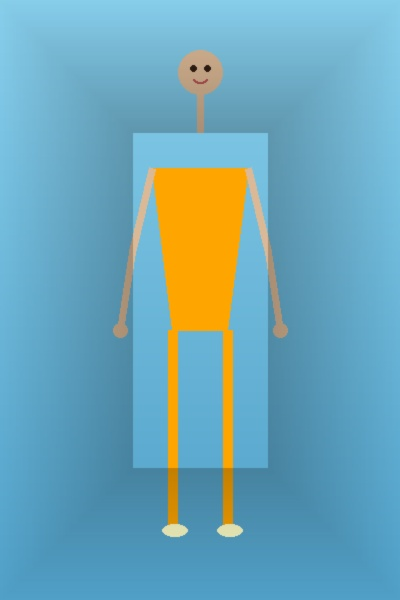
#> input picture backend/pose_templates/beach_standing_front_11.jpg, 400 x 600 px
$ python -i face_detector.py   (imports and definitions only)
#> lines starting #> are read from the running program, lines starting #| are printed output that depends on the picture
"""Lightweight OpenCV face detection with a permissive upload fallback."""
import cv2
import numpy as np
from typing import Dict, Any, Optional
import logging

logger = logging.getLogger(__name__)


class FaceDetector:
    def __init__(self):
        self._app = None
        self._initialized = False

    def initialize(self):
        if self._initialized:
            return
        try:
            cascade_path = cv2.data.haarcascades + "haarcascade_frontalface_default.xml"
            self._app = cv2.CascadeClassifier(cascade_path)
            if self._app.empty():
                raise RuntimeError("OpenCV face cascade is unavailable")
            logger.info("FaceDetector: OpenCV cascade ready")
        except Exception as e:
            logger.warning(f"FaceDetector: OpenCV cascade unavailable ({e}) — using permissive mode")
            self._app = None
        self._initialized = True

    def detect(self, image_path: str) -> Dict[str, Any]:
        """
        Detect face in uploaded image.
        Returns dict with 'detected' bool and optional metadata.
        Never raises — on any error returns detected=True so the upload
        isn't wrongly rejected (the swap pipeline will catch bad images).
        """
        if not self._initialized:
            self.initialize()

        try:
            img = cv2.imread(image_path)
#> img is the input picture: shape (600, 400, 3); mean B, G, R 183.3, 166.4, 110
            if img is None:
                return {"detected": False, "error": "Cannot read image file"}

            if self._app is not None:
                gray = cv2.cvtColor(img, cv2.COLOR_BGR2GRAY)
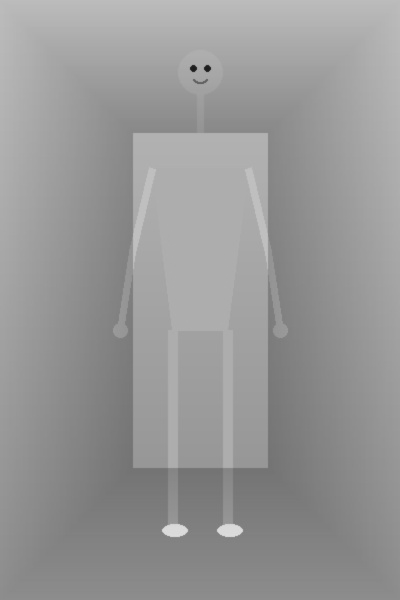
#> gray: shape (600, 400); min 27, max 224, mean 151.4
                faces = self._app.detectMultiScale(gray, scaleFactor=1.1, minNeighbors=4, minSize=(60, 60))
#> faces = ()
                if len(faces):
                    x, y, w, h = max(faces, key=lambda face: face[2] * face[3])
                    bbox = np.array([x, y, x + w, y + h])
                    return {
                        "detected": True,
                        "confidence": 0.8,
                        "bbox": {
                            "x": int(bbox[0]), "y": int(bbox[1]),
                            "w": int(bbox[2] - bbox[0]), "h": int(bbox[3] - bbox[1]),
                        },
                        "skin_tone": self._estimate_skin_tone(img, bbox),
                    }
                else:
                    # InsightFace ran but found nothing — image likely has no clear face
                    logger.info(f"No clear face detected in {image_path}")
                    return {"detected": False, "confidence": 0.0}

            logger.warning("FaceDetector running in permissive mode — skipping gate check")
            return {"detected": True, "confidence": 0.5, "bbox": None}

        except Exception as e:
            logger.error(f"Face detection error: {e} — passing through")
            # Don't block uploads on unexpected errors
            return {"detected": True, "confidence": 0.5, "error": str(e)}

    def _estimate_skin_tone(self, img: np.ndarray, bbox) -> str:
        try:
            x1, y1, x2, y2 = int(bbox[0]), int(bbox[1]), int(bbox[2]), int(bbox[3])
            x1, y1 = max(0, x1), max(0, y1)
            region = img[y1:y2, x1:x2]
            if region.size == 0:
                return "medium"
            rgb = cv2.cvtColor(region, cv2.COLOR_BGR2RGB)
            avg = rgb.mean(axis=(0, 1))
            brightness = 0.299 * avg[0] + 0.587 * avg[1] + 0.114 * avg[2]
            if brightness > 200: return "fair"
            elif brightness > 160: return "light"
            elif brightness > 120: return "medium"
            elif brightness > 80:  return "tan"
            elif brightness > 50:  return "brown"
            else: return "dark"
        except Exception:
            return "medium"

    def extract_face(self, image_path: str, padding: float = 0.3) -> Optional[np.ndarray]:
        result = self.detect(image_path)
        if not result.get("detected") or not result.get("bbox"):
            return None
        img = cv2.imread(image_path)
        if img is None:
            return None
        h, w = img.shape[:2]
        b = result["bbox"]
        pad_x = int(b["w"] * padding)
        pad_y = int(b["h"] * padding)
        x1 = max(0, b["x"] - pad_x)
        y1 = max(0, b["y"] - pad_y)
        x2 = min(w, b["x"] + b["w"] + pad_x)
        y2 = min(h, b["y"] + b["h"] + pad_y)
        return img[y1:y2, x1:x2]


# Singleton
face_detector = FaceDetector()

>>> result = FaceDetector().detect('../../pose_templates/beach_standing_front_11.jpg')
